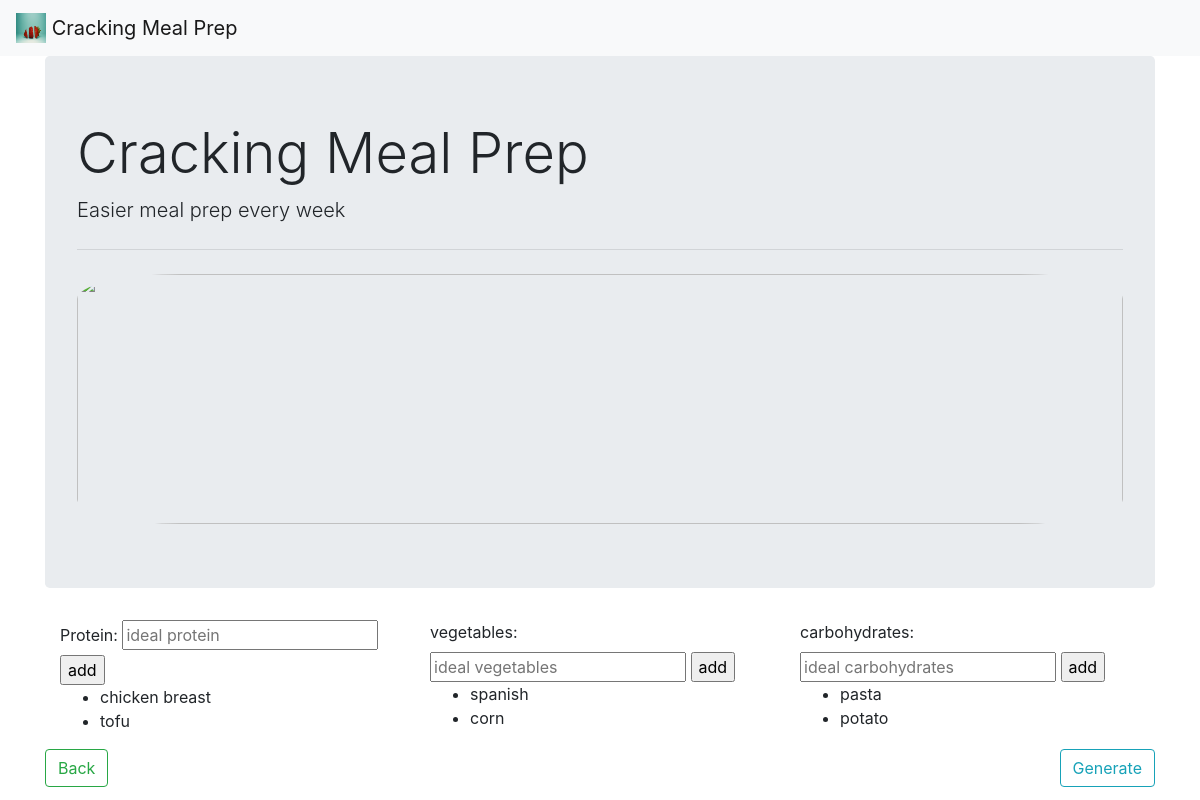
/ingredients, run on the app's committed database.
### testApi.py (models this page shows)
class Ingredient(db.Model):
    id = db.Column(db.Integer, primary_key=True)
    type = db.Column(db.String, unique=False, nullable=False)
    name = db.Column(db.String, unique=True, nullable=False)

### testApi.py (the view)
@app.route('/ingredients')
def ingredients():
        ingPro = Ingredient.query.filter_by(type="pro")
        ingVeg = Ingredient.query.filter_by(type="veg")
        ingCarb = Ingredient.query.filter_by(type="carb")
        return render_template('ingredients.html', ingPro=ingPro, ingVeg=ingVeg, ingCarb=ingCarb)

### templates/ingredients.html (shortened to what this page needs)
{% extends "base.html" %}
{% block content %}
<div class="container">
    <div class="row row-cols-3">
        <div class="col">
            <form action="{{url_for('addpro')}}" method="POST">
                <label for="protein">Protein: </label>
                <input type="text" name="protein" placeholder="ideal protein" required>
                <input type="submit" value="add">
            </form>
            <ul>
                {% for protein in ingPro %}
                <li>{{protein.name}}</li>
                {% endfor %}
            </ul>
        </div>
        <div class="col">
            <form action="{{url_for('addveg')}}" method="POST">
                <label for="vagetables">vegetables: </label>
                <input type="text" name="veg" placeholder="ideal vegetables">
                <input type="submit" value="add">
            </form>
            <ul>
                {% for vegetables in ingVeg %}
                <li>{{vegetables.name}}</li>
                {% endfor %}
            </ul>
        </div>
        <div class="col">
            <form action="{{url_for('addcarb')}}" method="POST">
                <label for="carbohydrates">carbohydrates: </label>
                <input type="text" name="carbohydrates" placeholder="ideal carbohydrates">
                <input type="submit" value="add">
            </form>
            <ul>
                {% for carbohydrates in ingCarb %}
                <li>{{carbohydrates.name}}</li>
                {% endfor %}
            </ul>
        </div>
    </div>
</div>
<a class="btn btn-outline-success float-left" href="/" role="button">Back</a>
<a class="btn btn-outline-info float-right" href="generate" role="button">Generate</a>
{% endblock %}

### templates/base.html (shortened to what this page needs)
<!doctype html>
<html lang="en">
  <head>
    <link rel="stylesheet" href="https://stackpath.bootstrapcdn.com/bootstrap/4.5.0/css/bootstrap.min.css">
  </head>
  <body>
    <nav class="navbar navbar-light bg-light">
      <a class="navbar-brand" href="/">
        <img src="{{url_for('static', filename='icon2.jpg')}}" width="30" height="30" class="d-inline-block align-top" alt="" loading="lazy">
        Cracking Meal Prep
      </a>
    </nav>
    <div class="container" id="container">
      <div class="jumbotron">
          <h1 class="display-4">Cracking Meal Prep</h1>
          <p class="lead">Easier meal prep every week</p>
          <hr class="my-4">
          <img src="{{url_for('static', filename='icon5.jpg')}}" width="100%" height="250px" style="object-fit: cover; border-radius: 10%" class="d-inline-block align-top" alt="" loading="lazy">
      </div>
        {% block content %}
        {% endblock %}
    </div>
  </body>
</html>

### data on the page
Ingredient: name "chicken breast"
Ingredient: name "tofu"
Ingredient: name "spanish"
Ingredient: name "corn"
Ingredient: name "pasta"
Ingredient: name "potato"
